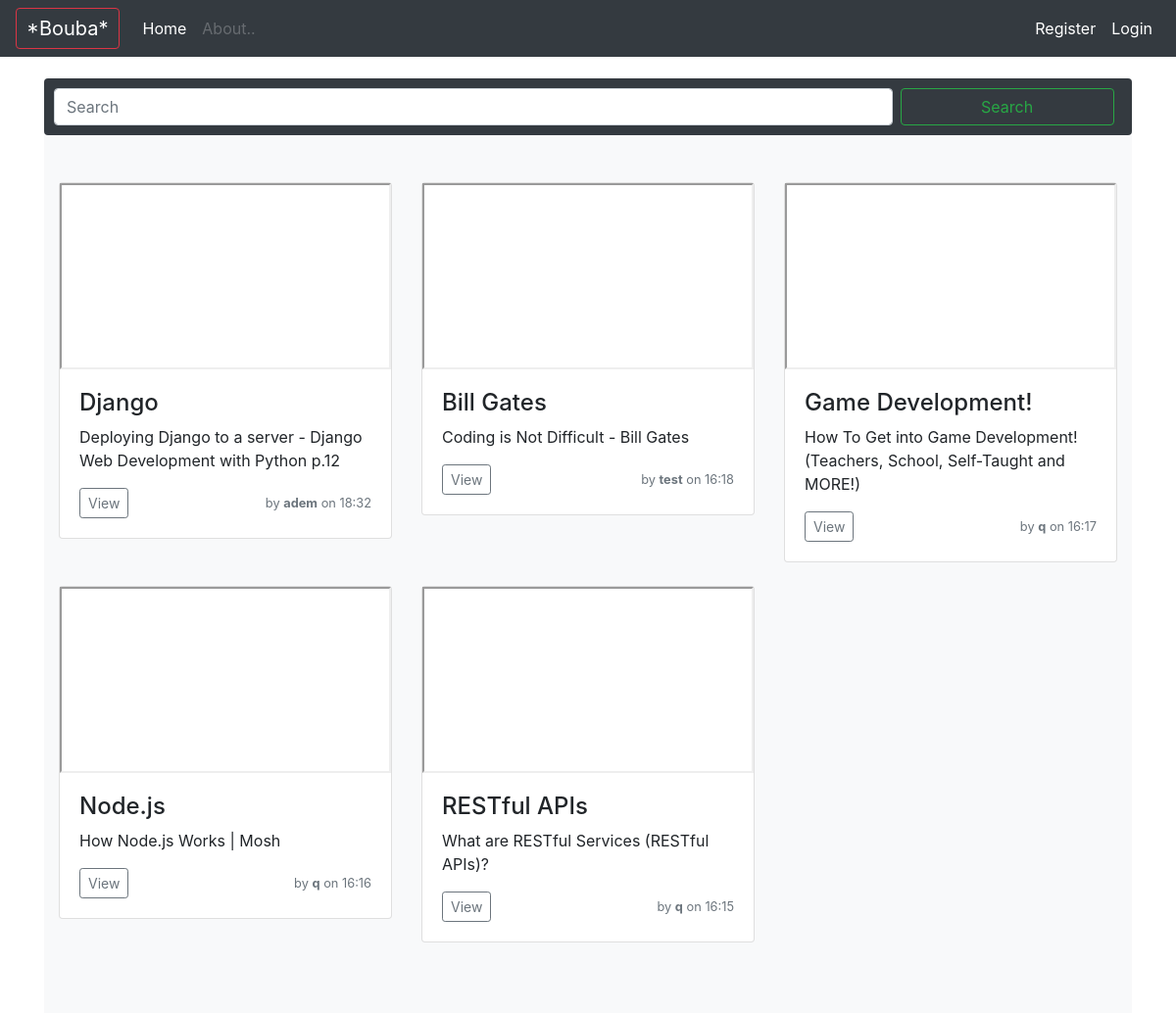
Screenshot of /products/ with the database file from the repository.
### products/models.py (models this page shows, shortened)
class Product(models.Model):
	username = models.CharField(max_length=100)
	title = models.CharField(max_length=255)
	description = models.CharField(max_length=255)
	tuto_url = models.URLField()
	created_date = models.DateTimeField(auto_now=True)

### products/views.py (the view)
# urls.py: path('', views.product_list, name='product_list'),
def product_list(request):
	context = {'title': 'tutorials'}
	q = request.GET.get('q', (''))
	if q != '':
		search_products = Product.objects.filter(title__contains=q, description__contains=q)
		context['product_list'] = search_products
		context['search'] = q
	else:
		context['product_list'] = Product.objects.all().order_by('-created_date')
	return render(request, 'products/product_list.html', context)

### products/templates/products/product_list.html (shortened to what this page needs)
{% extends "base.html" %}
{% block content %}
<form method="get" action="." class="form-inline mt-2 mt-md-0 bg-dark rounded" style="padding: 10px;">
	<input name="q" class="form-control mr-sm-2" style="width:78.5%;" type="text" placeholder="Search" aria-label="Search">
	<button class="btn btn-outline-success my-2 my-sm-0"  style="width:20%;" type="submit">Search</button>
</form>
<main role="main">
	<div class="album py-5 bg-light">
		<div class="container">
			<div class="row">
			{% for product in product_list %}
				{% include "one_product.html" %}
			{% endfor %}
			</div>
		</div>
	</div>
</main>
{% endblock content %}

### templates/one_product.html (shortened to what this page needs)
<div class="col-md-4">
	<div class="card mb-4 box-shadow">
		<div class="video-container">
			<iframe src="{{ product.tuto_url }}"></iframe>
		</div>
    	<div class="card-body">
			<h4>{{ product.title }}</h4>
			<p class="card-text">{{ product.description }}</p>
			<div class="d-flex justify-content-between align-items-center">
				<div class="btn-group">
					<button onclick="location.href='{% url 'product_detail' product.id %}'" type="button" class="btn btn-sm btn-outline-secondary">View</button>
				</div>
				<small class="text-muted">by <b>{{ product.username }}</b> on {{ product.created_date|date:'H:i' }}</small>
			</div>
		</div>
	</div>
</div>

### templates/base.html (style rules this page uses)
.video-container { position: relative; padding-bottom: 56.25%; height: 0; }
.video-container iframe { position: absolute; top: 0; left: 0; width: 100%; height: 100%; }

### rows the page displays
Product: title "Django", description "Deploying Django to a server - Django Web Development with Python p.12", username "adem", created_date "18:32"
Product: title "Bill Gates", description "Coding is Not Difficult - Bill Gates", username "test", created_date "16:18"
Product: title "Game Development!", description "How To Get into Game Development! (Teachers, School, Self-Taught and MORE!)", username "q", created_date "16:17"
Product: title "Node.js", description "How Node.js Works | Mosh", username "q", created_date "16:16"
Product: title "RESTful APIs", description "What are RESTful Services (RESTful APIs)?", username "q", created_date "16:15"
